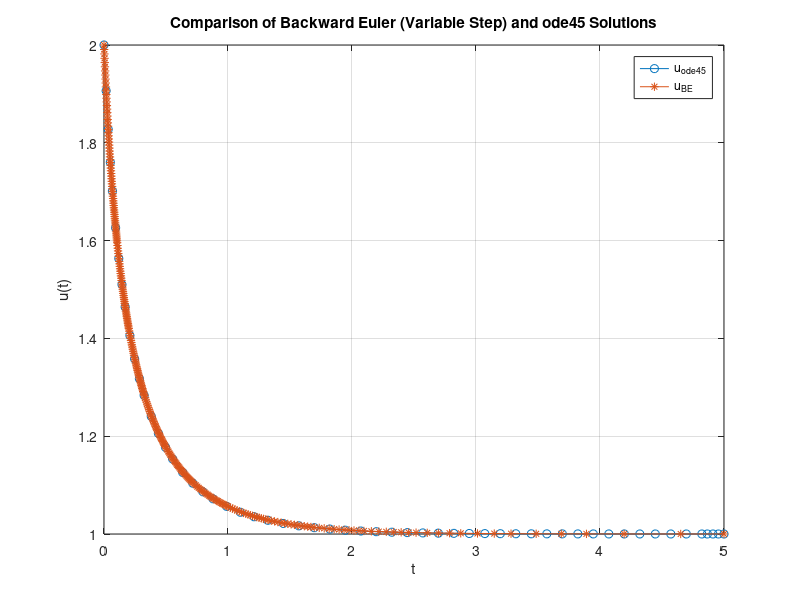

Recreate this plot in MATLAB.
function NonlinearBENU(u0, tau)
    if nargin < 2
        u0 = 2;
        tau = 0.1;
    end    
    
    % Discretization Parameters
    T = 5;              % End time
    tol = 1e-4;         % Tolerance for error control
    t = 0;              % Start time
    unew = u0;          % Initial condition
    tsteps = t;         % Array to store time steps
    uBE = unew;        % Array to store solution

    % Main loop with variable time stepping
    while t < T
        % Define the implicit function for Backward Euler
        f = @(unext) unext - unew - tau * (unext - unext^3);
        
        % Solve for the next time step using fzero
        u_next = fzero(f, unew);  % Use the previous value as the initial guess
        
        % Estimate error by comparing with two half-steps
        f_half = @(u_half) u_half - unew - 0.5 * tau * (u_half - u_half^3);
        u_half = fzero(f_half, unew);
        f_half_next = @(u_half_next) u_half_next - u_half - 0.5 * tau * (u_half_next - u_half_next^3);
        u_half_step = fzero(f_half_next, u_half);
        
        % Calculate error estimate
        error_estimate = abs(u_next - u_half_step);
        
        % Adjust the time step based on error
        if error_estimate > tol
            tau = tau * 0.5;  % Reduce the time step size if the error is too large
        else
            % Accept the step
            t = t + tau;
            unew = u_next;
            tsteps(end+1) = t;  % Store the time step
            uBE(end+1) = unew; % Store the solution
            
            % Increase the time step size if the error is sufficiently small
            if error_estimate < tol * 0.1
                tau = tau * 1.5;
            end
        end
        
        % Adjust the last step to exactly reach T
        if t + tau > T
            tau = T - t;
        end
    end   

    % Exact solution with ode45
    [t_ode45, u_ode45] = ode45(@(t, u) u - u^3, [0 T], u0);

    % Plot the results
    figure;
    plot(t_ode45, u_ode45, 'o-', 'DisplayName', 'u_{ode45}');
    hold on;
    plot(tsteps, uBE, '*-', 'DisplayName', 'u_{BE}');
    xlabel('t');
    ylabel('u(t)');
    legend('show');
    title('Comparison of Backward Euler (Variable Step) and ode45 Solutions');
    grid on;
end
